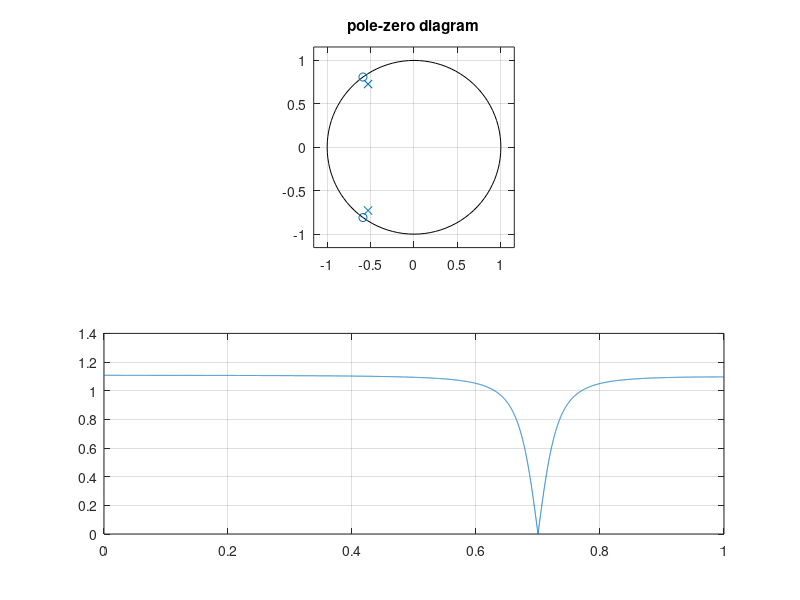
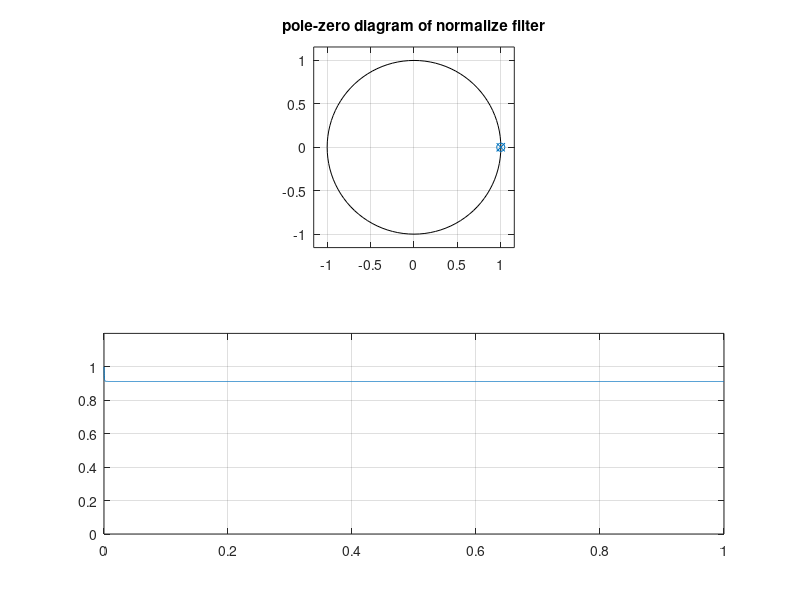
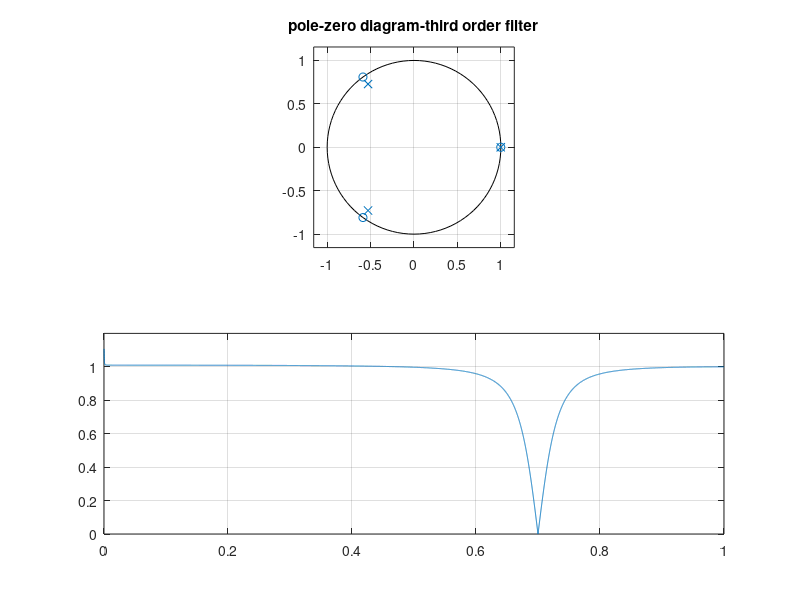

Reproduce these figures in MATLAB, in order.
%% Notch filtering of DC gain equals to 1
% Design a third order notch filter that satisfied the following:
% Null out at 0.1 pi radius/sample (0.05 cycles/sample)
% Modulous of the poles is 0.9
% Should be normalized

%% Initialization
clc
clear

%% A second order filter before normalization H1(z)
w = 0.7*pi;                 % The null out frequency
r = 0.9;                    % modulous of 0.9
b1 = [1 -2*cos(w) 1];        % filter coefficients
a1 = [1 -2*r*cos(w) r^2];    % filter coefficients

%plot properties
[H1,om1]=freqz(b1,a1,10000);    % Generate frequency response of 10000 points

figure(1)
subplot(2,1,1)
zplane(b1,a1)
title('pole-zero diagram');

subplot(2,1,2)
plot(om1/pi,abs(H1));
grid on

%% Design a normalization filter H2(z) for H1(z)
% Given that the magnitude of the H1(-1) is 1.11
% new filter H(z) is H1(z)*H2(z) 

beta = polyval(b1,-1)/polyval(a1,-1);         % Which is aproximately 1.11
p = 0.999;                                      % p should < 1, otherwise k = 0
z1 = ((1+p)-((1-p)*beta))/((1+p)+((1-p)*beta));
k = (1-p)/(1-z1);

b2 = k.*[1 -z1];    % filter coefficients
a2 = [1 -p];    % filter coefficients
[H2,om2]=freqz(b2,a2,10000);    % Generate frequency response of 10000 points

%  plot the properties of H2(z)
figure(2)
subplot(2,1,1)
zplane(b2,a2)
title('pole-zero diagram of normalize filter');

subplot(2,1,2)
plot(om2/pi,abs(H2));
ylim([0,1.2])
grid on

%% Apply and plot the cascade of two filters H1(z) and H2(z)
b = conv(b1,b2);
a = conv(a1,a2);

[H,om]=freqz(b,a,10000);    % Generate frequency response of 10000 points

figure(3)
subplot(2,1,1)
zplane(b,a)
title('pole-zero diagram-third order filter');

subplot(2,1,2)
plot(om/pi,abs(H));
ylim([0,1.2])
grid on


